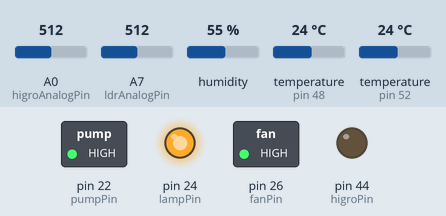
Simulated run of this sketch. Board: Arduino Mega 2560, built with avr-gcc and run on an emulated ATmega2560. On the bench: switched loads named in the sketch (green lamp = pin HIGH), output pins drawn as LEDs (lit = HIGH). The test bench sets the inputs (shaded band); at power-on: A0 (higroAnalogPin) = 512, A7 (ldrAnalogPin) = 512, humidity 55 %, temperature (sensors on pin 48, pin 52) 24 °C. The ROS host is connected and sends only what is stated; what the sketch prints to the serial monitor is not drawn.

Above: at 2.8 s.
At 5.9 s:
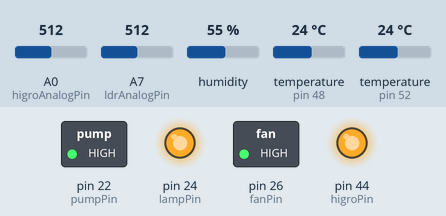
Timing chart, 0 to 7.7 s (numbered marks = the images above):
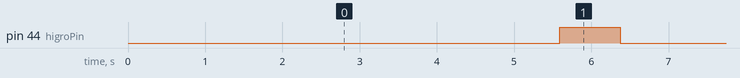

Measured:
- by itself, pin 44 (higroPin): alternates HIGH for 0.79 s and LOW for 5.1 s

The sketch:

plugNgrow_3.0.ino
```cpp
/*

   Esse sketch conecta minha jardineira a internet. Ele

   lê a temperatura do solo com um DS18B20;
   a temperatura e umidade ambiente com um DHT11;
   a umidade do solo com um higrômetro grove;
   e a luminosidade com um LDR.

   Os dados são enviados via serial do para uma RPi
   utilizando ROS, com o pkg ROSSERIAL.

   Autor: Tiago S. Lourenço
   Data: 02/01/2017

*/

#include <ros.h>
#include <std_msgs/Float32.h>
#include <std_msgs/Int32.h>
#include <std_msgs/Empty.h>
#include <math.h>

#include "DHT.h"
#include <Wire.h>
#include <OneWire.h>
#include <DallasTemperature.h>

/*
****** Declarando ******
*/

//Pino para DHT11 - Temp. e umidade ambiente
#define DHTPIN 48             //DHT11 digital pin
#define DHTTYPE DHT11
DHT dht(DHTPIN, DHTTYPE);
float ambTemp;
float prevAmbTemp;
float ambHumidity;
float prevAmbHumidity;

// Higrômetro
#define higroAnalogPin A0
#define higroPin 44
int higroPowerState = LOW;
int soilMoist;

// DS18B20
#define ONE_WIRE_BUS 52
#define TEMPERATURE_PRECISION 11 // Lower resolution
OneWire oneWire(ONE_WIRE_BUS); // Define uma instancia do oneWire
DallasTemperature sensors(&oneWire);
DeviceAddress sensor1;

// LDR
#define ldrAnalogPin A7

// Pino de Acionamento da Bomba
#define pumpPin 22
int pumpPowerState = LOW;

// Pino de Acionamento da Lâmpada
#define lampPin 24
int lampPowerState = LOW;

// Pino de Acionamento do Ventilador
#define fanPin 26

// Inicializa mensagens e publicações do ROS
ros::NodeHandle  nh;

//void lampCb( const std_msgs::Empty& toggle_msg){
//  digitalWrite(lampPin, HIGH-digitalRead(lampPin));   // blink the led
//}

std_msgs::Float32 ambTemp_msg;
std_msgs::Float32 ambHumidity_msg;
std_msgs::Int32 soilMoist_msg;
std_msgs::Float32 soilTemp_msg;
std_msgs::Int32 light_msg;

ros::Publisher pub_ambTemp("ambTemperature", &ambTemp_msg);
ros::Publisher pub_ambHumidity("ambHumidity", &ambHumidity_msg);
ros::Publisher pub_soilMoist("soilMoisture", &soilMoist_msg);
ros::Publisher pub_soilTemp("soilTemperature", &soilTemp_msg);
ros::Publisher pub_light("ambLight", &light_msg);
//ros::Subscriber<std_msgs::Empty> lamp_sub("lampToggle", &lampCb );

// Intervalos para temporizadores
unsigned long previousReadingMillis = 0;
unsigned long higroReadInterval = 5000; //2 * 60000;         // Interval between reading (milliseconds)
unsigned long higroPoweredTime  = 500;            // power on duration
unsigned long higroInterval = higroReadInterval;

unsigned long previousPumpMillis = 0;
unsigned long pumpStartInterval = 60000;
unsigned long pumpPoweredTime   = 3000;
unsigned long pumpInterval = pumpStartInterval;

unsigned long previousLampMillis = 0;
unsigned long lampStartInterval = 2 * 60 * 60000;       // Interval between reading (milliseconds)
unsigned long lampPoweredTime  = 2 * 60 * 60000;        // power on duration
unsigned long lampInterval = lampStartInterval;

/*
****** Setup *******
*/
void setup()
{
  //Inicia publicações paraa o ROS master
  nh.initNode();
  nh.advertise(pub_ambTemp);
  nh.advertise(pub_ambHumidity);
  nh.advertise(pub_soilMoist);
  nh.advertise(pub_soilTemp);
  nh.advertise(pub_light);

  pinMode(higroAnalogPin, INPUT);
  pinMode(pumpPin, OUTPUT);
  pinMode(higroPin, OUTPUT);
  pinMode(lampPin, OUTPUT);
  pinMode(fanPin, OUTPUT);

  /*
    TESTE DO RELÉ**********************
  */
  //  digitalWrite(pumpPin, LOW);
  //  digitalWrite(lampPin, HIGH);
  //  digitalWrite(fanPin, HIGH);
  //  delay(1000);
  //  digitalWrite(pumpPin, HIGH);
  //  digitalWrite(lampPin, LOW);
  //  digitalWrite(fanPin, HIGH);
  //  delay(1000);
  //  digitalWrite(pumpPin, HIGH);
  //  digitalWrite(lampPin, HIGH);
  //  digitalWrite(fanPin, LOW);
  //  delay(1000);
  //  digitalWrite(pumpPin, HIGH);
  //  digitalWrite(lampPin, HIGH);
  //  digitalWrite(fanPin, HIGH);
  //****************************

  digitalWrite(pumpPin, HIGH);
  digitalWrite(higroPin, LOW);
  digitalWrite(lampPin, HIGH);
  digitalWrite(fanPin, HIGH);

  // Inicia comunicação serial
  Serial.begin(57600);
  Serial.println("Start Plant!");

  // Inicia DHT11
  dht.begin();

  // Inicia sensor DS19B20
  sensors.begin();
  sensors.getAddress(sensor1, 0);
  sensors.setResolution(sensor1, TEMPERATURE_PRECISION); // 9to11 bits
}

/*
****** LOOP ******
*/
void loop()
{
  unsigned long currentMillis = millis();
  /*
     LEITURAS
  */

  // Lê DHT11 - temperatura e umidade ambiente
  ambTemp = dht.readTemperature();
  ambHumidity = dht.readHumidity();
  // Check & log
  if (isnan(ambTemp) || isnan(ambHumidity)) {
    //    Serial.println("Failed to read from DHT sensor!");
    char warn[] = "Failed to read DHT11";
    nh.logwarn(warn);

    ambTemp = prevAmbTemp;
    ambHumidity = prevAmbTemp;
    //return;
  } else {
    prevAmbTemp = ambTemp;
    prevAmbHumidity = ambHumidity;
  }

  Serial.print("Amb. Humidity: ");
  Serial.print(ambHumidity);
  Serial.print("   Amb. Temperature: ");
  Serial.println(ambTemp);

  // Lê sensor DS18B20 de temperatura do solo
  sensors.requestTemperatures();
  float soilTemp = sensors.getTempC(sensor1);
  Serial.print("Temp. do Solo: ");
  Serial.println(soilTemp);

  // Lê o valor do higrometro com frequência ajustada
  if (currentMillis - previousReadingMillis >= higroInterval) {
    previousReadingMillis = currentMillis;
    if (higroPowerState == LOW) {
      higroPowerState = HIGH;
      higroInterval = higroPoweredTime;
    } else {
      int higroAnalogValue = analogRead(higroAnalogPin);
      soilMoist = map(higroAnalogValue, 0, 600, 0, 100);

      //      Serial.print("Umidade do Solo: ");
      //      Serial.println(soilMoist);
      soilMoist_msg.data = soilMoist;
      pub_soilMoist.publish(&soilMoist_msg);

      higroPowerState = LOW;
      higroInterval = higroReadInterval;
    }
    digitalWrite(higroPin, higroPowerState);
  }

  // Lê o valor do LDR
  int ldrAnalogValue = analogRead(ldrAnalogPin);
  int light = map(ldrAnalogValue, 0, 1023, 0, 100);
  //  Serial.print("Luminosidade: ");
  //  Serial.println(light);

  /*
     Comandos
  */

  // Comanda bomba com frequência ajustada, baseado no valor do higro
  if (soilMoist < 30) {
    //    Serial.print("pumpCountdown:  ");
    //    Serial.println(pumpInterval - (currentMillis - previousPumpMillis));
    if (currentMillis - previousPumpMillis >= pumpInterval) {
      previousPumpMillis = currentMillis;
      if (pumpPowerState == LOW ) {
        //        Serial.println("Desliga bomba");
        char info[] = "Desligando a bomba";
        nh.loginfo(info);

        pumpPowerState = HIGH;
        pumpInterval = pumpStartInterval;
      } else {
        //        Serial.println("Liga a Bomba!");
        char info[] = "Ligando a bomba";
        nh.loginfo(info);

        pumpPowerState = LOW;
        pumpInterval = pumpPoweredTime;
      }
      //
      digitalWrite(pumpPin, pumpPowerState);
    }
  } else {
    pumpPowerState = HIGH;
    pumpInterval = pumpStartInterval;
  }

  // Comanda lâmpada com frequência ajustada
  if (currentMillis - previousLampMillis >= lampInterval) {
    previousLampMillis = currentMillis;
    if (lampPowerState == HIGH) {
      char info[] = "Ligando a luz";
      nh.loginfo(info);

      lampPowerState = LOW;
      lampInterval = lampPoweredTime;
    } else {
      char info[] = "Desligando a luz";
      nh.loginfo(info);

      lampPowerState = HIGH;
      lampInterval = lampStartInterval;
    }
    digitalWrite(lampPin, lampPowerState);
  }

  /*
     Envia mensagens ao ROS
  */

  ambTemp_msg.data = ambTemp;
  ambHumidity_msg.data = ambHumidity;
  //soilMoist_msg.data = soilMoist;
  soilTemp_msg.data = soilTemp;
  light_msg.data = light;

  pub_ambTemp.publish(&ambTemp_msg);
  pub_ambHumidity.publish(&ambHumidity_msg);
  //pub_soilMoist.publish(&soilMoist_msg);
  pub_soilTemp.publish(&soilTemp_msg);
  pub_light.publish(&light_msg);

  nh.spinOnce();

}
```
